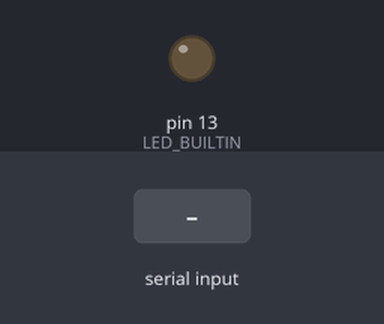
The sketch below on a simulated Arduino Uno, built with avr-gcc and run on an emulated ATmega328P. Shown: output pins drawn as LEDs (lit = HIGH). The test bench sets the inputs (shaded band). What the sketch prints to the serial monitor is not drawn.

Above: at 1.2 s.
1.3 s: "A" received over Serial
At 1.7 s:
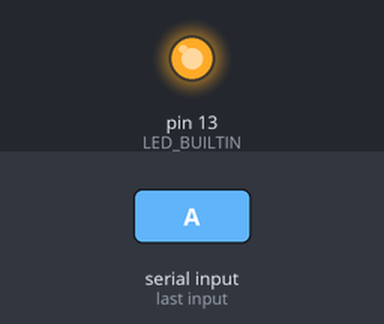
3.3 s: "1" received over Serial
Timing chart, 0 to 6.3 s (numbered marks = the images above; inputs shaded):
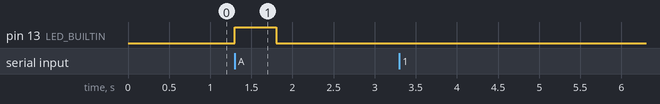

Measured:
- after the input at 1.3 s, pin 13 (LED_BUILTIN): LOW → HIGH at once, → LOW 0.50 s later
- after the input at 3.3 s, every drawn part: stays the same

The sketch:

testes_arduino.ino
```cpp
void setup() {
  Serial.begin(9600);
  Serial.println("Begin Setup");
  pinMode(LED_BUILTIN, OUTPUT);


}

void loop() {
    if(Serial.available()){
      String data = "";
      while(Serial.available()>0)
      {
        data += (char) Serial.read();
      }


      if (data[0] == 'A')
      {
        digitalWrite(LED_BUILTIN,HIGH);
        delay(500);
        digitalWrite(LED_BUILTIN,LOW);
      }
      Serial.println((String) data);
    }


}
```
